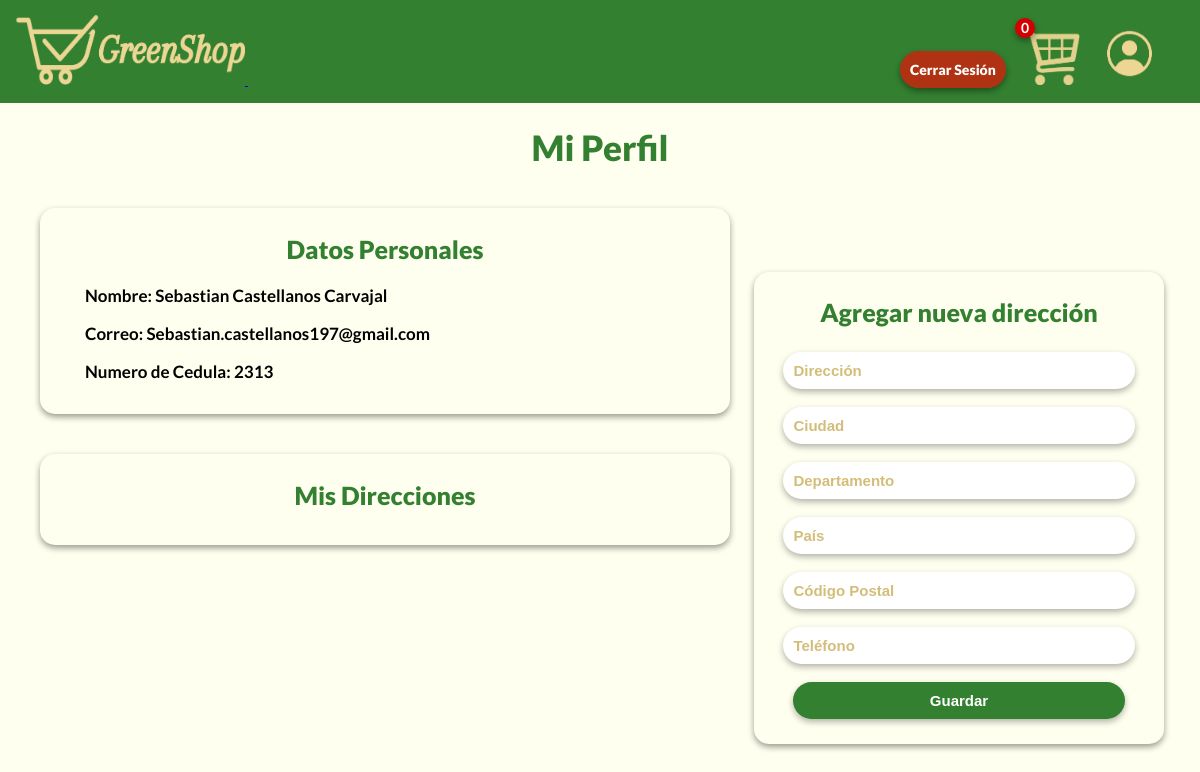
The page /perfil.php (signed in) on the database as committed earlier.
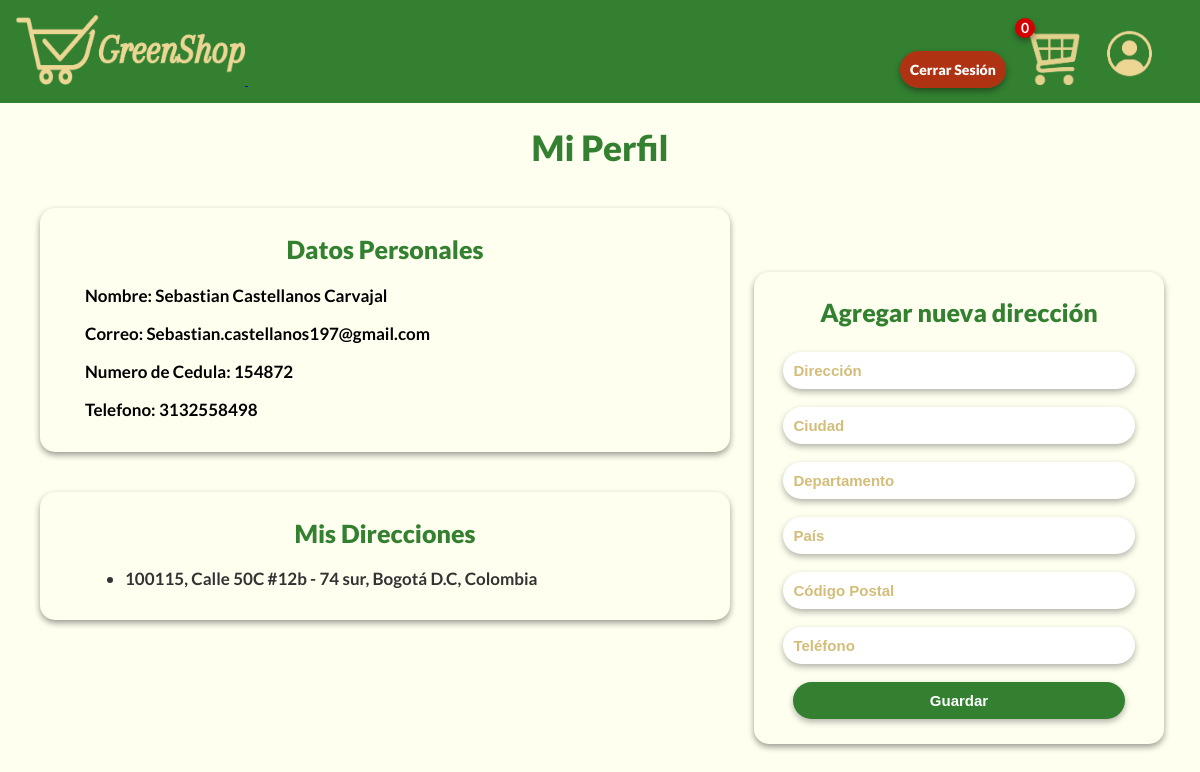
The same page on the database as committed later.
### tables this page shows
CREATE TABLE `usuarios` (
  `id` int(11) NOT NULL,
  `nombre_completo` varchar(70) NOT NULL,
  `correo_electronico` varchar(70) NOT NULL,
  `documento` int(15) NOT NULL,
  `contrasenia` varchar(255) NOT NULL,
  `id_rol` int(11) NOT NULL DEFAULT 1
);

CREATE TABLE `direcciones` (
  `id` int(11) NOT NULL,
  `usuario_id` int(11) DEFAULT NULL,
  `direccion` text NOT NULL,
  `ciudad` varchar(100) DEFAULT NULL,
  `departamento` varchar(100) DEFAULT NULL,
  `pais` varchar(100) DEFAULT NULL,
  `codigo_postal` varchar(20) DEFAULT NULL,
  `telefono_contacto` varchar(20) DEFAULT NULL
);

### perfil.php (the view, shortened to what this page needs)
<?php
include 'php/conexion_be.php';
$usuario = $_SESSION['usuario'];
$query = "SELECT * FROM usuarios WHERE correo_electronico = '$usuario'";
$resultado = mysqli_query($conexion, $query);
$datos_usuario = mysqli_fetch_assoc($resultado);
$id_usuario = $datos_usuario['id'];
$query_direcciones = "SELECT * FROM direcciones WHERE usuario_id = $id_usuario";
$resultado_direcciones = mysqli_query($conexion, $query_direcciones);
?>
<!DOCTYPE html>
<html lang="es">
<head>
    <link rel="stylesheet" href="css/perfil.css">
</head>
<header>
    <a href="tienda.php" class="logo">
        <img src="images/Logo.png" alt="GreenShop Logo">
    </a>
    <a href="php/cerrar_sesion.php" class="cerrar_sesion">Cerrar Sesión</a>
    <a href="perfil.php" class="usuario">
        <img src="images/Perfil.png" alt="Perfil de Usuario" style="width: 40px;">
    </a>
    <a href="carrito.php" class="carrito">
        <img src="images/Carrito.png" alt="Carrito de Compras">
        <span id="contador-carrito" class="carrito-unidades">0</span>
    </a>
</header>
<body>
    <h1>Mi Perfil</h1>
    <?php
        $direcciones = [];
        while ($dir = mysqli_fetch_assoc($resultado_direcciones)) {
            $direcciones[] = $dir;
        }
    ?>
    <div class="datos-personales">
        <h2>Datos Personales</h2>
        <p>Nombre: <?php echo $datos_usuario['nombre_completo']; ?></p>
        <p>Correo: <?php echo $datos_usuario['correo_electronico']; ?></p>
        <p>Numero de Cedula: <?php echo $datos_usuario['documento']; ?></p>
        <?php foreach ($direcciones as $dir) { ?>
            <p>Telefono: <?php echo $dir['telefono_contacto']; ?></p>
        <?php } ?>
    </div>
    <div class="direcciones">
        <h2>Mis Direcciones</h2>
        <ul>
            <?php foreach ($direcciones as $dir) { ?>
                <li>
                    <?php echo $dir['codigo_postal'] .", ". $dir['direccion'] . ", " . $dir['ciudad'] . ", " . $dir['pais']; ?>
                </li>
            <?php } ?>
        </ul>
    </div>
    <div class="agregar-direccion">
        <h3>Agregar nueva dirección</h3>
        <form action="php/guardar_direccion.php" method="POST">
            <input type="text" name="direccion" placeholder="Dirección" required><br>
            <input type="text" name="ciudad" placeholder="Ciudad"><br>
            <input type="text" name="departamento" placeholder="Departamento"><br>
            <input type="text" name="pais" placeholder="País"><br>
            <input type="text" name="codigo_postal" placeholder="Código Postal"><br>
            <input type="text" name="telefono_contacto" placeholder="Teléfono"><br>
            <input type="submit" value="Guardar">
        </form>
    </div>
</body>
</html>

### css/perfil.css (style rules this page uses)
html { background-color: #fffff0; font-family: 'Lato', 'Roboto', 'Open Sans', 'Noto Sans', 'Arial'; }
body { margin: 0; }
header { position: sticky; top: 0; width: 97.816%; z-index: 10000; background-color: #338031; padding: 15px; }
.logo { position: sticky; left: 10px; }
.logo img { width: 230px; height: 70px; cursor: pointer; }
.carrito { position: sticky; left: 85%; }
.carrito img { width: 60px; height: 60px; cursor: pointer; }
.usuario { position: absolute; left: 92%; top: 30%; }
.usuario img { cursor: pointer; width: 45px !important; height: 45px !important; }
.carrito-unidades { position: absolute; bottom: 50px; right: 45px; background-color: rgb(212, 0, 0); color: white; font-weight: bold; font-size: 14px; width: 20px; height: 20px; border-radius: 50%; text-align: center; line-height: 20px; box-shadow: 0 3px 6px rgba(0, 0, 0, 0.4); }
.cerrar_sesion { position: fixed; bottom: 89%; left: 75%; padding: 10px; background-color: #ff00009c; border: none; border-radius: 22px; box-shadow: 0 3px 6px rgba(0, 0, 0, 0.4); font-weight: 750; font-size: 14px; text-decoration: none; color: #ffffff; cursor: pointer; }
.agregar-direccion { position: absolute; top: 34%; right: 3%; background-color: #fffff0; padding: 25px; border-radius: 15px; box-shadow: 0 3px 6px rgba(0, 0, 0, 0.4); width: 30%; text-align: center; }
.agregar-direccion input[type="text"], .agregar-direccion input[type="submit"] { width: 92%; padding: 10px; border: none; border-radius: 20px; box-shadow: 0 3px 6px rgba(0, 0, 0, 0.3); font-size: 15px; }
.agregar-direccion input[type="text"] { margin-bottom: 18px; color: #b58f1bc7; font-weight: 550; }
::placeholder { color: #b58f1b96; }
.agregar-direccion input[type="submit"] { background-color: #338031; cursor: pointer; color: white; font-weight: 550; }
.agregar-direccion h3 { color: #338031; font-size: 25px; font-weight: 740; margin-top: 0; text-align: center; }
.datos-personales { position: static; margin: 40px; width: 50%; background-color: #fffff0; border-radius: 15px; padding: 5px 45px 15px 45px; font-weight: 510; font-size: 17px; box-shadow: 0 3px 6px rgba(0, 0, 0, 0.4); }
.datos-personales h2,.direcciones h2, h1 { text-align: center; color: #338031; font-size: 25px; font-weight: 750; }
h1 { font-size: 35px; }
.direcciones { position: static; margin: 40px; width: 50%; background-color:#fffff0; border-radius: 15px; padding: 5px 45px 15px 45px; box-shadow: 0 3px 6px rgba(0, 0, 0, 0.4); }
.direcciones ul { padding-left: 40px; }
.direcciones li { margin-bottom: 14px; font-weight: 650; font-size: 17px; color: #333; }

Rows that differ between the two databases and show on the page:
changed usuarios "Sebastian Castellanos Carvajal": documento "2313" → "154872"
added direcciones: telefono_contacto "3132558498", codigo_postal "100115", direccion "Calle 50C #12b - 74 sur", ciudad "Bogotá D.C", pais "Colombia"
